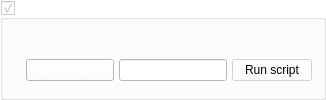
         <widget class="QGroupBox" name="runScriptGroupBox">
          <property name="palette">
           <palette>
            <active>
             <colorrole role="WindowText">
              <brush brushstyle="SolidPattern">
               <color alpha="255">
                <red>255</red>
                <green>255</green>
                <blue>255</blue>
               </color>
              </brush>
             </colorrole>
             <colorrole role="Button">
              <brush brushstyle="SolidPattern">
               <color alpha="255">
                <red>255</red>
                <green>255</green>
                <blue>255</blue>
               </color>
              </brush>
             </colorrole>
             <colorrole role="Light">
              <brush brushstyle="SolidPattern">
               <color alpha="255">
                <red>0</red>
                <green>0</green>
                <blue>0</blue>
               </color>
              </brush>
             </colorrole>
             <colorrole role="Midlight">
              <brush brushstyle="SolidPattern">
               <color alpha="255">
                <red>0</red>
                <green>0</green>
                <blue>0</blue>
               </color>
              </brush>
             </colorrole>
             <colorrole role="Dark">
              <brush brushstyle="SolidPattern">
               <color alpha="255">
                <red>0</red>
                <green>0</green>
                <blue>0</blue>
               </color>
              </brush>
             </colorrole>
             <colorrole role="Mid">
              <brush brushstyle="SolidPattern">
               <color alpha="255">
                <red>0</red>
                <green>0</green>
                <blue>0</blue>
               </color>
              </brush>
             </colorrole>
             <colorrole role="Text">
              <brush brushstyle="SolidPattern">
               <color alpha="255">
                <red>255</red>
                <green>255</green>
                <blue>255</blue>
               </color>
              </brush>
             </colorrole>
             <colorrole role="BrightText">
              <brush brushstyle="SolidPattern">
               <color alpha="255">
                <red>255</red>
                <green>255</green>
                <blue>255</blue>
               </color>
              </brush>
             </colorrole>
             <colorrole role="ButtonText">
              <brush brushstyle="SolidPattern">
               <color alpha="255">
                <red>255</red>
                <green>255</green>
                <blue>255</blue>
               </color>
              </brush>
             </colorrole>
             <colorrole role="Base">
              <brush brushstyle="SolidPattern">
               <color alpha="255">
                <red>255</red>
                <green>255</green>
                <blue>255</blue>
               </color>
              </brush>
             </colorrole>
             <colorrole role="Window">
              <brush brushstyle="SolidPattern">
               <color alpha="255">
                <red>255</red>
                <green>255</green>
                <blue>255</blue>
               </color>
              </brush>
             </colorrole>
             <colorrole role="Shadow">
              <brush brushstyle="SolidPattern">
               <color alpha="255">
                <red>0</red>
                <green>0</green>
                <blue>0</blue>
               </color>
              </brush>
             </colorrole>
             <colorrole role="AlternateBase">
              <brush brushstyle="SolidPattern">
               <color alpha="255">
                <red>0</red>
                <green>0</green>
                <blue>0</blue>
               </color>
              </brush>
             </colorrole>
             <colorrole role="ToolTipBase">
              <brush brushstyle="SolidPattern">
               <color alpha="255">
                <red>255</red>
                <green>255</green>
                <blue>220</blue>
               </color>
              </brush>
             </colorrole>
             <colorrole role="ToolTipText">
              <brush brushstyle="SolidPattern">
               <color alpha="255">
                <red>0</red>
                <green>0</green>
                <blue>0</blue>
               </color>
              </brush>
             </colorrole>
            </active>
            <inactive>
             <colorrole role="WindowText">
              <brush brushstyle="SolidPattern">
               <color alpha="255">
                <red>255</red>
                <green>255</green>
                <blue>255</blue>
               </color>
              </brush>
             </colorrole>
             <colorrole role="Button">
              <brush brushstyle="SolidPattern">
               <color alpha="255">
                <red>255</red>
                <green>255</green>
                <blue>255</blue>
               </color>
              </brush>
             </colorrole>
             <colorrole role="Light">
              <brush brushstyle="SolidPattern">
               <color alpha="255">
                <red>0</red>
                <green>0</green>
                <blue>0</blue>
               </color>
              </brush>
             </colorrole>
             <colorrole role="Midlight">
              <brush brushstyle="SolidPattern">
               <color alpha="255">
                <red>0</red>
                <green>0</green>
                <blue>0</blue>
               </color>
              </brush>
             </colorrole>
             <colorrole role="Dark">
              <brush brushstyle="SolidPattern">
               <color alpha="255">
                <red>0</red>
                <green>0</green>
                <blue>0</blue>
               </color>
              </brush>
             </colorrole>
             <colorrole role="Mid">
              <brush brushstyle="SolidPattern">
               <color alpha="255">
                <red>0</red>
                <green>0</green>
                <blue>0</blue>
               </color>
              </brush>
             </colorrole>
             <colorrole role="Text">
              <brush brushstyle="SolidPattern">
               <color alpha="255">
                <red>255</red>
                <green>255</green>
                <blue>255</blue>
               </color>
              </brush>
             </colorrole>
             <colorrole role="BrightText">
              <brush brushstyle="SolidPattern">
               <color alpha="255">
                <red>255</red>
                <green>255</green>
                <blue>255</blue>
               </color>
              </brush>
             </colorrole>
             <colorrole role="ButtonText">
              <brush brushstyle="SolidPattern">
               <color alpha="255">
                <red>255</red>
                <green>255</green>
                <blue>255</blue>
               </color>
              </brush>
             </colorrole>
             <colorrole role="Base">
              <brush brushstyle="SolidPattern">
               <color alpha="255">
                <red>255</red>
                <green>255</green>
                <blue>255</blue>
               </color>
              </brush>
             </colorrole>
             <colorrole role="Window">
              <brush brushstyle="SolidPattern">
               <color alpha="255">
                <red>255</red>
                <green>255</green>
                <blue>255</blue>
               </color>
              </brush>
             </colorrole>
             <colorrole role="Shadow">
              <brush brushstyle="SolidPattern">
               <color alpha="255">
                <red>0</red>
                <green>0</green>
                <blue>0</blue>
               </color>
              </brush>
             </colorrole>
             <colorrole role="AlternateBase">
              <brush brushstyle="SolidPattern">
               <color alpha="255">
                <red>0</red>
                <green>0</green>
                <blue>0</blue>
               </color>
              </brush>
             </colorrole>
             <colorrole role="ToolTipBase">
              <brush brushstyle="SolidPattern">
               <color alpha="255">
                <red>255</red>
                <green>255</green>
                <blue>220</blue>
               </color>
              </brush>
             </colorrole>
             <colorrole role="ToolTipText">
              <brush brushstyle="SolidPattern">
               <color alpha="255">
                <red>0</red>
                <green>0</green>
                <blue>0</blue>
               </color>
              </brush>
             </colorrole>
            </inactive>
            <disabled>
             <colorrole role="WindowText">
              <brush brushstyle="SolidPattern">
               <color alpha="255">
                <red>0</red>
                <green>0</green>
                <blue>0</blue>
               </color>
              </brush>
             </colorrole>
             <colorrole role="Button">
              <brush brushstyle="SolidPattern">
               <color alpha="255">
                <red>255</red>
                <green>255</green>
                <blue>255</blue>
               </color>
              </brush>
             </colorrole>
             <colorrole role="Light">
              <brush brushstyle="SolidPattern">
               <color alpha="255">
                <red>0</red>
                <green>0</green>
                <blue>0</blue>
               </color>
              </brush>
             </colorrole>
             <colorrole role="Midlight">
              <brush brushstyle="SolidPattern">
               <color alpha="255">
                <red>0</red>
                <green>0</green>
                <blue>0</blue>
               </color>
              </brush>
             </colorrole>
             <colorrole role="Dark">
              <brush brushstyle="SolidPattern">
               <color alpha="255">
                <red>0</red>
                <green>0</green>
                <blue>0</blue>
               </color>
              </brush>
             </colorrole>
             <colorrole role="Mid">
              <brush brushstyle="SolidPattern">
               <color alpha="255">
                <red>0</red>
                <green>0</green>
                <blue>0</blue>
               </color>
              </brush>
             </colorrole>
             <colorrole role="Text">
              <brush brushstyle="SolidPattern">
               <color alpha="255">
                <red>0</red>
                <green>0</green>
                <blue>0</blue>
               </color>
              </brush>
             </colorrole>
             <colorrole role="BrightText">
              <brush brushstyle="SolidPattern">
               <color alpha="255">
                <red>255</red>
                <green>255</green>
                <blue>255</blue>
               </color>
              </brush>
             </colorrole>
             <colorrole role="ButtonText">
              <brush brushstyle="SolidPattern">
               <color alpha="255">
                <red>0</red>
                <green>0</green>
                <blue>0</blue>
               </color>
              </brush>
             </colorrole>
             <colorrole role="Base">
              <brush brushstyle="SolidPattern">
               <color alpha="255">
                <red>255</red>
                <green>255</green>
                <blue>255</blue>
               </color>
              </brush>
             </colorrole>
             <colorrole role="Window">
              <brush brushstyle="SolidPattern">
               <color alpha="255">
                <red>255</red>
                <green>255</green>
                <blue>255</blue>
               </color>
              </brush>
             </colorrole>
             <colorrole role="Shadow">
              <brush brushstyle="SolidPattern">
               <color alpha="255">
                <red>0</red>
                <green>0</green>
                <blue>0</blue>
               </color>
              </brush>
             </colorrole>
             <colorrole role="AlternateBase">
              <brush brushstyle="SolidPattern">
               <color alpha="255">
                <red>0</red>
                <green>0</green>
                <blue>0</blue>
               </color>
              </brush>
             </colorrole>
             <colorrole role="ToolTipBase">
              <brush brushstyle="SolidPattern">
               <color alpha="255">
                <red>255</red>
                <green>255</green>
                <blue>220</blue>
               </color>
              </brush>
             </colorrole>
             <colorrole role="ToolTipText">
              <brush brushstyle="SolidPattern">
               <color alpha="255">
                <red>0</red>
                <green>0</green>
                <blue>0</blue>
               </color>
              </brush>
             </colorrole>
            </disabled>
           </palette>
          </property>
          <property name="title">
           <string>Running scripts</string>
          </property>
          <property name="checkable">
           <bool>true</bool>
          </property>
          <layout class="QVBoxLayout" name="verticalLayout_9">
           <property name="topMargin">
            <number>25</number>
           </property>
           <property name="bottomMargin">
            <number>2</number>
           </property>
           <item>
            <widget class="QWidget" name="widget_4" native="true">
             <property name="minimumSize">
              <size>
               <width>0</width>
               <height>40</height>
              </size>
             </property>
             <layout class="QHBoxLayout" name="horizontalLayout_7">
              <property name="spacing">
               <number>5</number>
              </property>
              <property name="leftMargin">
               <number>0</number>
              </property>
              <property name="topMargin">
               <number>0</number>
              </property>
              <property name="rightMargin">
               <number>0</number>
              </property>
              <property name="bottomMargin">
               <number>0</number>
              </property>
              <item>
               <widget class="QLabel" name="script_ststus_lbl">
                <property name="maximumSize">
                 <size>
                  <width>20</width>
                  <height>16777215</height>
                 </size>
                </property>
                <property name="toolTip">
                 <string>Tx running status</string>
                </property>
                <property name="text">
                 <string/>
                </property>
                <property name="pixmap">
                 <pixmap>:/ico/icons/if_Circle_Red_34214.ico</pixmap>
                </property>
                <property name="alignment">
                 <set>Qt::AlignCenter</set>
                </property>
               </widget>
              </item>
              <item>
               <widget class="QPushButton" name="open_script_btn">
                <property name="text">
                 <string>Open script file</string>
                </property>
               </widget>
              </item>
              <item>
               <widget class="QLineEdit" name="script_file_path_lbl">
                <property name="text">
                 <string>Select a script file ...</string>
                </property>
                <property name="readOnly">
                 <bool>true</bool>
                </property>
               </widget>
              </item>
              <item>
               <widget class="QPushButton" name="run_script_btn">
                <property name="enabled">
                 <bool>false</bool>
                </property>
                <property name="text">
                 <string>Run script</string>
                </property>
               </widget>
              </item>
             </layout>
             <zorder>run_script_btn</zorder>
             <zorder>script_ststus_lbl</zorder>
             <zorder>open_script_btn</zorder>
             <zorder>script_file_path_lbl</zorder>
            </widget>
           </item>
          </layout>
         </widget>
